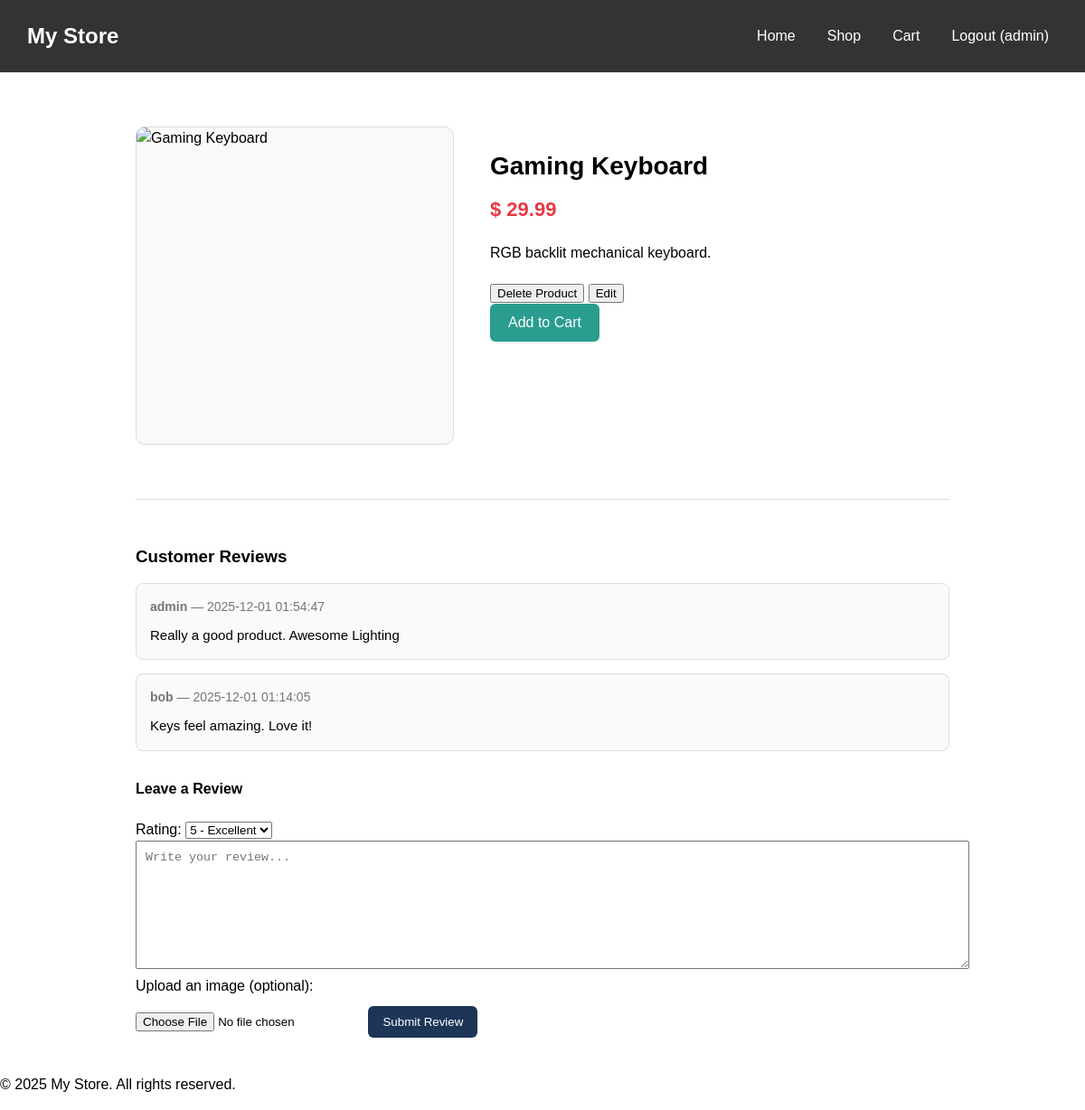
/product/2 (signed in), run on the app's committed database.
### tables this page shows
CREATE TABLE products (
    id INTEGER PRIMARY KEY AUTOINCREMENT,
    name TEXT NOT NULL,
    price REAL NOT NULL,
    description TEXT NOT NULL
, seller_id INTEGER, inventory INTEGER DEFAULT 0);

CREATE TABLE reviews (
    id INTEGER PRIMARY KEY AUTOINCREMENT,
    user_id INTEGER NOT NULL,
    product_id INTEGER NOT NULL,
    content TEXT NOT NULL,                  
    image_url TEXT,     
    rating INTEGER DEFAULT 5,             
    created_at TIMESTAMP DEFAULT CURRENT_TIMESTAMP,
    FOREIGN KEY (user_id) REFERENCES users(id) ON DELETE CASCADE,
    FOREIGN KEY (product_id) REFERENCES products(id) ON DELETE CASCADE
);

CREATE TABLE users (
    id INTEGER PRIMARY KEY AUTOINCREMENT,
    username TEXT UNIQUE NOT NULL,
    password TEXT NOT NULL,
    email TEXT UNIQUE NOT NULL,
    role TEXT DEFAULT 'user',
    created_at TIMESTAMP DEFAULT CURRENT_TIMESTAMP
, is_suspended INTEGER DEFAULT 0);

### app.py (the view, shortened to what this page needs)
@app.route('/product/<int:product_id>', methods=['GET', 'POST'])
def product_detail(product_id):
    product = db.get_product(product_id)
    if not product:
        flash("Product not found.", "warning")
        return redirect(url_for('shop'))
    reviews = db.get_reviews_for_product(product_id)
    return render_template('product_detail.html', product=product, reviews=reviews)

### app.py (called while the page is built)
@app.context_processor
def inject_csrf_token():
    return dict(csrf_token=generate_csrf)

### db/database.py (called while the page is built)
    def connect(self):
        conn = sqlite3.connect(self.db_path, timeout=10, check_same_thread=False)
        conn.row_factory = sqlite3.Row
        return conn

    def get_product(self, product_id):
        with self.connect() as conn:
            product = conn.execute(
                "SELECT * FROM products WHERE id = ?",
                (product_id,)
            ).fetchone()
        return dict(product) if product else None

    def get_reviews_for_product(self, product_id):
        with self.connect() as conn:
            reviews = conn.execute(
                "SELECT r.content, r.image_url, r.rating, r.created_at, u.username "
                "FROM reviews r "
                "JOIN users u ON r.user_id = u.id "
                "WHERE r.product_id = ? "
                "ORDER BY r.created_at DESC",
                (product_id,)
            ).fetchall()
        return [dict(row) for row in reviews]

### templates/product_detail.html (shortened to what this page needs)
{% extends "base.html" %}
{% block content %}
<div class="product-container">
    <img
        src="{{ product.image_url if product.image_url else url_for('static', filename='placeholder.png') }}"
        alt="{{ product.name }}"
        class="product-image"
    >
    <div class="product-info">
        <h2>{{ product.name }}</h2>
        <p class="product-price">$ {{ product.price }}</p>
        <p class="product-description">{{ product.description }}</p>
        {% if session.get('role') in ['admin','Admin'] or product.seller_id == session.get('user_id') %}
            <form method="POST" action="{{ url_for('delete_product', product_id=product.id) }}" style="display:inline;">
                <button type="submit">Delete Product</button>
            </form>
            <form method="GET" action="{{ url_for('edit_product', product_id=product.id) }}" style="display:inline;">
                <button type="submit">Edit</button>
            </form>
        {% endif %}
        <form action="{{ url_for('add_to_cart', product_id=product.id) }}" method="POST">
            <button type="submit" class="btn-add-cart">Add to Cart</button>
        </form>
    </div>
</div>
<div class="reviews">
    <h3>Customer Reviews</h3>
    {% if reviews %}
        {% for review in reviews %}
            <div class="review-card">
                <div class="review-meta">
                    <strong>{{ review.username }}</strong>
                    — {{ review.created_at }}
                </div>
                <div class="review-text">
                    {{ review.content }}
                </div>
            </div>
        {% endfor %}
    {% else %}
        <p>No reviews yet.</p>
    {% endif %}
    {% if session.get('user_id') %}
        <div class="review-form">
            <h4>Leave a Review</h4>
            <form action="{{ url_for('product_detail', product_id=product.id) }}" method="POST" enctype="multipart/form-data">
                <label for="rating">Rating:</label>
                <select name="rating" id="rating">
                    <option value="5">5 - Excellent</option>
                </select>
                <textarea name="content" placeholder="Write your review..." required></textarea>
                <label>Upload an image (optional):</label><br>
                <input type="file" name="image">
                <button type="submit">Submit Review</button>
            </form>
        </div>
    {% else %}
        <p>You must <a href="{{ url_for('login') }}">log in</a> to leave a review.</p>
    {% endif %}
</div>
{% endblock %}

### static/styles.css (style rules this page uses)
body { font-family: Arial, sans-serif; line-height: 1.5; margin: 0px }
.product-container { max-width: 900px; margin: 40px auto; display: flex; gap: 40px; padding: 20px; }
.product-image { width: 350px; height: 350px; object-fit: cover; border-radius: 10px; border: 1px solid #ddd; background: #f9f9f9; }
.product-info { flex: 1; }
.product-info h2 { margin-bottom: 10px; font-size: 28px; }
.product-price { color: #e63946; font-size: 22px; margin: 10px 0 20px; font-weight: bold; }
.product-description { font-size: 16px; line-height: 1.5; margin-bottom: 20px; }
.btn-add-cart { padding: 12px 20px; background: #2a9d8f; color: white; border: none; cursor: pointer; border-radius: 6px; font-size: 16px; }
.reviews { max-width: 900px; margin: 40px auto; border-top: 1px solid #ddd; padding-top: 30px; }
.reviews h3 { margin-bottom: 15px; }
.review-card { border: 1px solid #ddd; padding: 15px; margin-bottom: 15px; border-radius: 8px; background: #fafafa; }
.review-meta { font-size: 14px; color: #777; margin-bottom: 10px; }
.review-text { font-size: 15px; line-height: 1.5; }
.review-form { margin-top: 30px; }
.review-form textarea { width: 100%; height: 120px; padding: 10px; resize: vertical; }
.review-form button { background: #1d3557; color: white; padding: 10px 16px; border: none; border-radius: 6px; margin-top: 10px; cursor: pointer; }

### data on the page
products: name "Gaming Keyboard", price "29.99", description "RGB backlit mechanical keyboard."
reviews: username "admin", created_at "2025-12-01 01:54:47", content "Really a good product. Awesome Lighting"
reviews: username "bob", created_at "2025-12-01 01:14:05", content "Keys feel amazing. Love it!"

### other printed values
{{ session.get('username') }} "admin"
